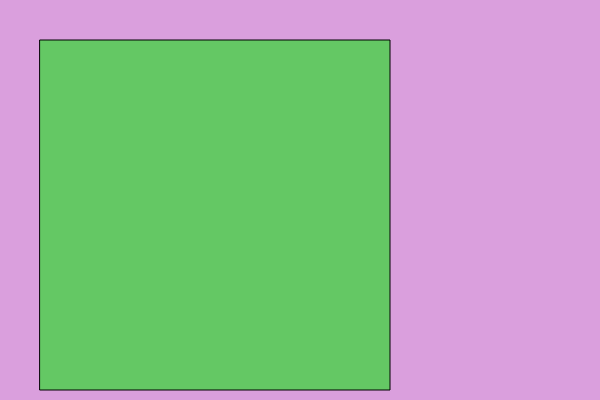
Frame 1 (no input)
Frame 60 (no input): identical to frame 1, image omitted
Frame 120 (the mouse pressed at the canvas centre since frame 60): identical to frame 1, image omitted

The p5.js sketch that drew this single still picture (run headless with seeded random() and noise() and a simulated clock; from frame 60 on, the mouse is pressed at the canvas centre):

// p5.js sketch
// ── sketch.js
// var x = 0;
// var y = 200;
// var diameter = 50;

var circle = {
	x:0,
	y:200,
	diameter:50
}


// var r = 218;
// var g = 159;
// var b = 221;

var colour = {
	r:218,
	g:159,
	b:221
}

function setup() {
	createCanvas(600,400);
}

function draw() {
	//background
	background(colour.r, colour.g, colour.b);

	//rectangle
	fill(100,200,100);
	rect(40,40,350,350);

	//ellipse
	fill(250, 20, 200);
	ellipse(circle.x, circle.y, circle.diameter, circle.diameter);

	circle.x +=2;


}
// ── sketch (without an object).js
var x = 0;
var y = 200;
var diameter = 50;
var r = 218;
var g = 159;
var b = 221;

function setup() {
	createCanvas(600,400);
}

function draw() {
	//background
	background(r,g,b);

	//ellipse
	fill(200, 200, 200);
	ellipse(x,y,diameter,diameter);



	rect(40,40,350,350);
}
